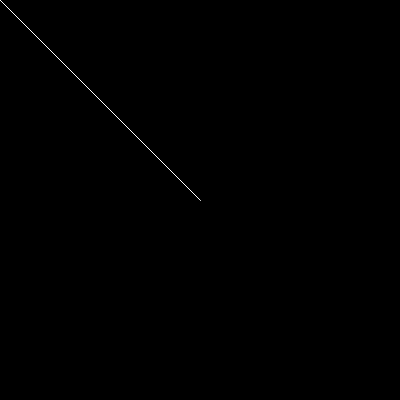
Frame 1 (no input)
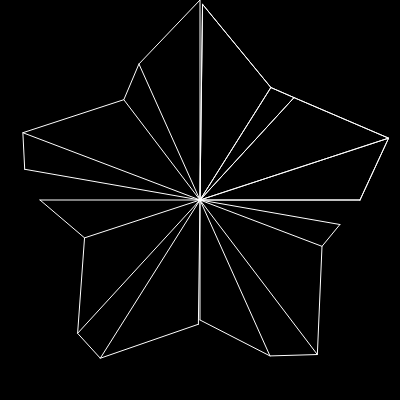
Frame 60 (no input)
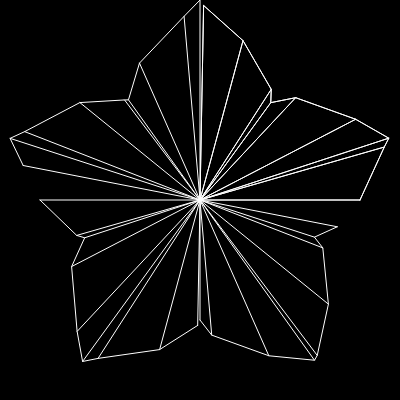
Frame 120 (the mouse pressed at the canvas centre since frame 60)

The p5.js sketch that drew these frames (run headless with seeded random() and noise() and a simulated clock; from frame 60 on, the mouse is pressed at the canvas centre):

// p5.js sketch
// ── sketch.js
function setup() {
  createCanvas(400, 400);
}

function starr(r, ang, a, b, c) {


  return createVector(
    width / 2 + r / 4 * (2 + sin(a * ang) / 2) * cos(ang + sin(b * ang) / c),
    height / 2 - r / 4 * (2 + sin(a * ang) / 2) * sin(ang + sin(b * ang) / c));
}

function draw() {
  background(0);
  rectMode(CENTER)
  noFill()
  //frameRate(3)
  let r = width * 0.8
  let scaling = 0.01
  let petals = 5
  frameRate()
  let curviness = petals * 2
  let counter = frameCount * scaling
  let stepAng = map((counter) % (curviness), scaling, curviness, 0, 360)
  //let c = 10
  for (j = 0; j < petals; j++) {


    beginShape()
    for (let i = j * stepAng / petals; i <= (j + 1) * stepAng / petals; i++) {
      stroke(255)
      strokeWeight(2)
      let ang = i * PI / stepAng * petals / 2
      //frameCount * scaling
      let p = starr(r, ang, petals, curviness, curviness);
       strokeWeight(1)
       stroke(255)
      vertex(p.x, p.y)
      line(p.x, p.y,width/2,height/2)
      // stroke(255,64)
      // ellipse(p.x, p.y, stepAng)
      
      //fill(255,64)
      //noStroke()
      //ellipse(p.x, p.y, 360-stepAng)
    }
    endShape()
    //beginShape()
    //for (let k = 0; k < petals; k++) {
    //  //phase 270 is petal points
    //  //phase 90 is concavities
    //  let y = r / 2 * sin(k * 72 * PI / 180 + 270 * PI / 180)
    //  let x = r / 2 * cos(k * 72 * PI / 180 + 270 * PI / 180)
    //  stroke(255, 0, 0)
    //  vertex(width / 2 + x, height / 2 + y)
    //  //line(x, y, width / 2, height / 2)
    //}
    //endShape(CLOSE)
  }

  //noLoop()
}
